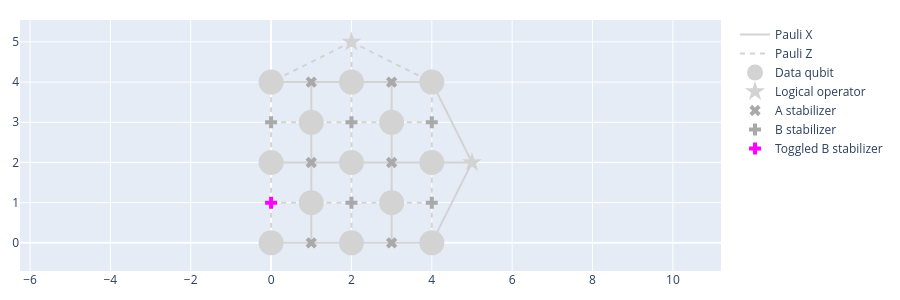

Here is the notebook cell this chart was saved with:
### Markdown cell above
Let's take a look at how the syndrome looks given different errors on the code. You should try to place single qubit errors on any of the $d^2 + (d-1)^2$ data-qubits (where $d$ is the distance of the code) by making use of the previously-defined function `get_syndrome_from_deterministic_error`, to get a better idea of how every error affects the syndrome. By understanding this, you might start getting ideas of what errors could have produced more complicated codes and develop strategies to correct them (although there is no need to develop this strategies on your own, as we will see in the next chapter there already exist some ways of coming up with accurate corrections fast).


<div style="color: var(--nextui-colors-text); text-transform: none; background-color: white; margin: 20px 0px; padding: 20px; border-left: 3px solid;">
The planar code of distance $d=3$ with one logical qubit has $13$ data-qubits, so make sure that the indices used when you place the errors are not out of bounds!

-   `{i: ["x"]}` for any `i` between 0 and $d^2 + (d-1)^2 -1$.
-   `{i: ["z"]}` for any `i` between 0 and $d^2 + (d-1)^2 -1$.
-   `{i: ["y"]}` for any `i` between 0 and $d^2 + (d-1)^2 -1$.

</div>

### Code cell
syndrome = get_syndrome_from_deterministic_error(planar_code, {0: ["x"]})
vis.draw_latticedata(height=300, syndrome=syndrome)

### Figure 1 — Plotly figure (JSON) as saved in the notebook; plotly's stock layout.template omitted (floating-point values rounded to 4 significant figures)
{"data": [{"line": {"color": "lightgrey", "dash": "solid"}, "mode": "lines", "name": "Pauli X", "type": "scatter", "x": [1, 1, null, 1, 2, null, 1, 0, null, 1, 1, null, 1, 1, null, 1, 2, null, 1, 0, null, 1, 1, null, 1, 2, null, 1, 0, null, 3, 3, null, 3, 4, null, 3, 2, null, 3, 3, null, 3, 3, null, 3, 4, null, 3, 2, null, 3, 3, null, 3, 4, null, 3, 2, null, 5, 4, null, 5, 4, null, 5, 4, null], "y": [0, 1, null, 0, 0, null, 0, 0, null, 2, 3, null, 2, 1, null, 2, 2, null, 2, 2, null, 4, 3, null, 4, 4, null, 4, 4, null, 0, 1, null, 0, 0, null, 0, 0, null, 2, 3, null, 2, 1, null, 2, 2, null, 2, 2, null, 4, 3, null, 4, 4, null, 4, 4, null, 2, 0, null, 2, 2, null, 2, 4, null]}, {"line": {"color": "lightgrey", "dash": "5px 5px"}, "mode": "lines", "name": "Pauli Z", "type": "scatter", "x": [0, 0, null, 0, 0, null, 0, 1, null, 0, 0, null, 0, 0, null, 0, 1, null, 2, 2, null, 2, 2, null, 2, 3, null, 2, 1, null, 2, 2, null, 2, 2, null, 2, 3, null, 2, 1, null, 4, 4, null, 4, 4, null, 4, 3, null, 4, 4, null, 4, 4, null, 4, 3, null, 2, 0, null, 2, 2, null, 2, 4, null], "y": [1, 2, null, 1, 0, null, 1, 1, null, 3, 4, null, 3, 2, null, 3, 3, null, 1, 2, null, 1, 0, null, 1, 1, null, 1, 1, null, 3, 4, null, 3, 2, null, 3, 3, null, 3, 3, null, 1, 2, null, 1, 0, null, 1, 1, null, 3, 4, null, 3, 2, null, 3, 3, null, 5, 4, null, 5, 4, null, 5, 4, null]}, {"hovertext": ["Data qubit 0<br />Ext. qubit 0", "Data qubit 1<br />Ext. qubit 1", "Data qubit 2<br />Ext. qubit 2", "Data qubit 3<br />Ext. qubit 3", "Data qubit 4<br />Ext. qubit 4", "Data qubit 5<br />Ext. qubit 5", "Data qubit 6<br />Ext. qubit 6", "Data qubit 7<br />Ext. qubit 7", "Data qubit 8<br />Ext. qubit 8", "Data qubit 9<br />Ext. qubit 9", "Data qubit 10<br />Ext. qubit 10", "Data qubit 11<br />Ext. qubit 11", "Data qubit 12<br />Ext. qubit 12"], "marker": {"color": "lightgrey", "size": 25, "symbol": "circle"}, "mode": "markers", "name": "Data qubit", "type": "scatter", "x": [0, 0, 0, 1, 1, 2, 2, 2, 3, 3, 4, 4, 4], "y": [0, 2, 4, 1, 3, 0, 2, 4, 1, 3, 0, 2, 4]}, {"hovertext": ["X<br />Logical 0<br />Ext. qubit 25", "Z<br />Logical 1<br />Ext. qubit 26"], "marker": {"color": "lightgrey", "size": 15, "symbol": "star"}, "mode": "markers", "name": "Logical operator", "type": "scatter", "x": [5, 2], "y": [2, 5]}, {"hovertext": ["Stabgen 2<br />Ext. qubit 15", "Stabgen 3<br />Ext. qubit 16", "Stabgen 4<br />Ext. qubit 17", "Stabgen 7<br />Ext. qubit 20", "Stabgen 8<br />Ext. qubit 21", "Stabgen 9<br />Ext. qubit 22"], "marker": {"color": "darkgrey", "size": 10, "symbol": "x"}, "mode": "markers", "name": "A stabilizer", "type": "scatter", "x": [1, 1, 1, 3, 3, 3], "y": [0, 2, 4, 0, 2, 4]}, {"hovertext": ["Stabgen 1<br />Ext. qubit 14", "Stabgen 5<br />Ext. qubit 18", "Stabgen 6<br />Ext. qubit 19", "Stabgen 10<br />Ext. qubit 23", "Stabgen 11<br />Ext. qubit 24"], "marker": {"color": "darkgrey", "size": 10, "symbol": "cross"}, "mode": "markers", "name": "B stabilizer", "type": "scatter", "x": [0, 2, 2, 4, 4], "y": [3, 1, 3, 1, 3]}, {"hovertext": ["Stabgen 0<br />Ext. qubit 13<br /><b>Syndrome set</b>"], "marker": {"color": "fuchsia", "size": 10, "symbol": "cross"}, "mode": "markers", "name": "Toggled B stabilizer", "type": "scatter", "x": [0], "y": [1]}], "layout": {"coloraxis": {"colorbar": {"x": -0.1}}, "height": 300, "margin": {"b": 20, "l": 20, "r": 20, "t": 20}, "yaxis": {"scaleanchor": "x", "scaleratio": 1}}}
